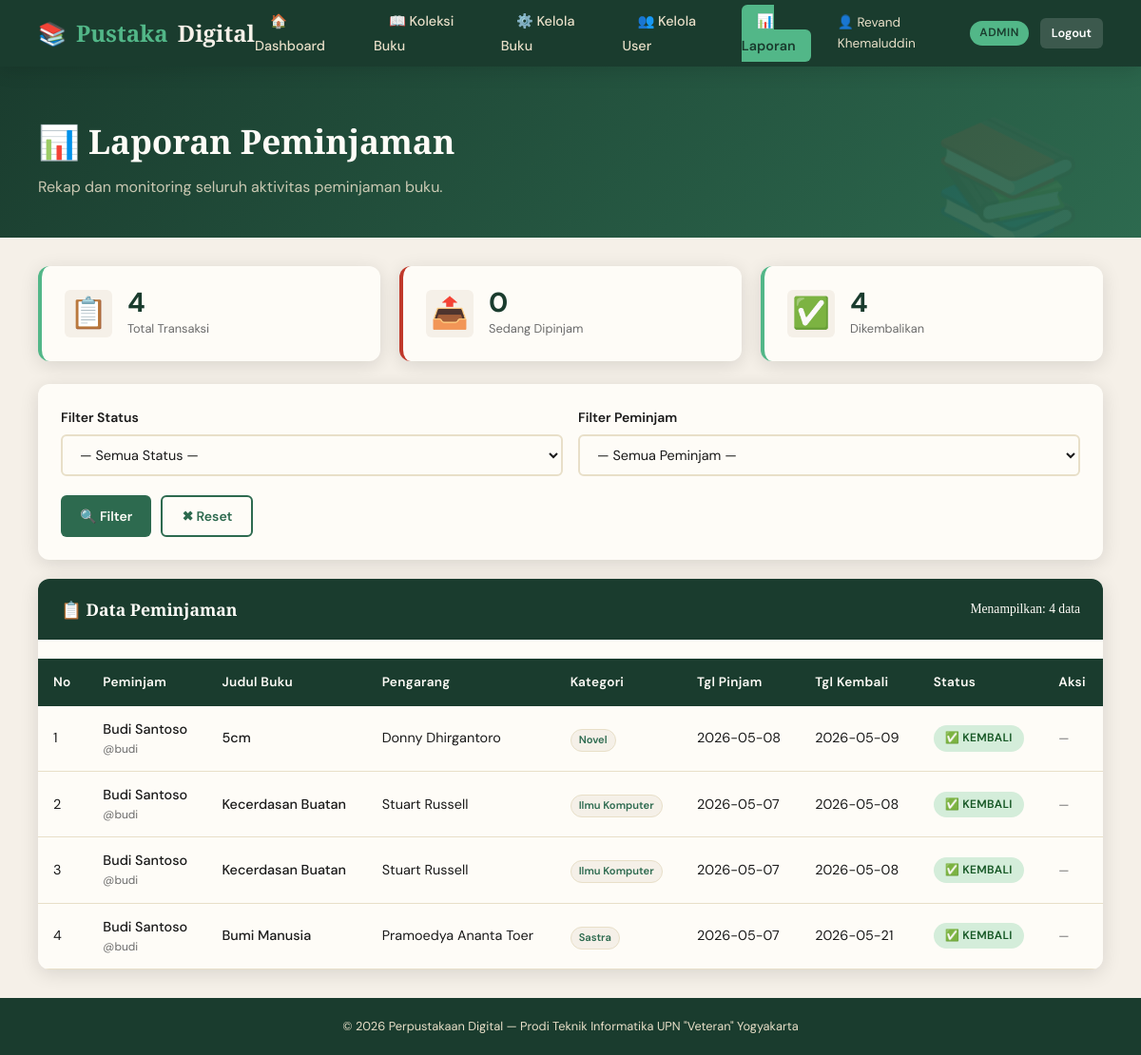
Page /laporan.php (signed in) on the committed database.
### tables this page shows
CREATE TABLE `peminjaman` (
  `id_pinjam` int(5) NOT NULL,
  `id_user` int(5) NOT NULL,
  `id_buku` int(5) NOT NULL,
  `tgl_pinjam` date NOT NULL,
  `tgl_kembali` date NOT NULL,
  `status` enum('dipinjam','dikembalikan') NOT NULL DEFAULT 'dipinjam'
);

CREATE TABLE `users` (
  `id` int(5) NOT NULL,
  `username` varchar(50) NOT NULL,
  `password` varchar(100) NOT NULL,
  `nama` varchar(100) NOT NULL,
  `email` varchar(100) NOT NULL,
  `role` enum('admin','user') NOT NULL DEFAULT 'user',
  `tgl_daftar` date NOT NULL
);

CREATE TABLE `buku` (
  `id_buku` int(5) NOT NULL,
  `judul` varchar(150) NOT NULL,
  `pengarang` varchar(100) NOT NULL,
  `penerbit` varchar(100) NOT NULL,
  `tahun_terbit` year(4) NOT NULL,
  `kategori` varchar(50) NOT NULL,
  `stok` int(3) NOT NULL DEFAULT 1,
  `cover` varchar(200) DEFAULT NULL
);

### laporan.php (the view, shortened to what this page needs)
<?php
include 'koneksi.php';
$where = "WHERE 1=1";
$query_laporan = mysqli_query($konek, "
    SELECT p.*, u.nama as nama_user, u.username,
           b.judul as judul_buku, b.pengarang, b.kategori
    FROM peminjaman p
    JOIN users u ON p.id_user = u.id
    JOIN buku b ON p.id_buku = b.id_buku
    $where
    ORDER BY p.id_pinjam DESC
");
$total_semua    = mysqli_num_rows(mysqli_query($konek, "SELECT * FROM peminjaman"));
$total_pinjam   = mysqli_num_rows(mysqli_query($konek, "SELECT * FROM peminjaman WHERE status='dipinjam'"));
$total_kembali  = mysqli_num_rows(mysqli_query($konek, "SELECT * FROM peminjaman WHERE status='dikembalikan'"));
include 'header.php';
?>
<div class="page-hero">
    <h1>📊 Laporan Peminjaman</h1>
    <p>Rekap dan monitoring seluruh aktivitas peminjaman buku.</p>
</div>
<div class="container fade-in">
    <div class="stats-grid" style="grid-template-columns: repeat(3, 1fr); margin-bottom:24px;">
        <div class="stat-card">
            <div class="stat-icon">📋</div>
            <div class="stat-info">
                <h3><?php echo $total_semua; ?></h3>
                <p>Total Transaksi</p>
            </div>
        </div>
        <div class="stat-card merah">
            <div class="stat-icon">📤</div>
            <div class="stat-info">
                <h3><?php echo $total_pinjam; ?></h3>
                <p>Sedang Dipinjam</p>
            </div>
        </div>
        <div class="stat-card">
            <div class="stat-icon">✅</div>
            <div class="stat-info">
                <h3><?php echo $total_kembali; ?></h3>
                <p>Dikembalikan</p>
            </div>
        </div>
    </div>
    <div class="card mb-20">
        <div class="card-body">
            <form method="GET" action="laporan.php">
                <div class="form-row">
                    <div class="form-group" style="margin-bottom:0;">
                        <label>Filter Status</label>
                        <select name="status">
                            <option value="">— Semua Status —</option>
                        </select>
                    </div>
                    <div class="form-group" style="margin-bottom:0;">
                        <label>Filter Peminjam</label>
                        <select name="user">
                            <option value="">— Semua Peminjam —</option>
                        </select>
                    </div>
                </div>
                <div class="mt-20" style="display:flex; gap:10px;">
                    <button type="submit" class="btn btn-primary">🔍 Filter</button>
                    <a href="laporan.php" class="btn btn-outline">✖ Reset</a>
                </div>
            </form>
        </div>
    </div>
    <div class="card">
        <div class="card-header flex-between" style="display:flex; align-items:center; justify-content:space-between;">
            <span>📋 Data Peminjaman</span>
            <span style="font-size:0.85rem; font-weight:400;">
                Menampilkan: <?php echo mysqli_num_rows($query_laporan); ?> data
            </span>
        </div>
        <div class="card-body" style="padding:0;">
            <div class="table-wrap">
            <table>
                <thead>
                    <tr>
                        <th>No</th>
                        <th>Peminjam</th>
                        <th>Judul Buku</th>
                        <th>Pengarang</th>
                        <th>Kategori</th>
                        <th>Tgl Pinjam</th>
                        <th>Tgl Kembali</th>
                        <th>Status</th>
                        <th>Aksi</th>
                    </tr>
                </thead>
                <tbody>
                <?php
                $no = 1;
                while ($data = mysqli_fetch_array($query_laporan)) {
                    if ($data['status'] == 'dipinjam') {
                        $badge = '<span class="badge badge-merah">📤 Dipinjam</span>';
                    } else {
                        $badge = '<span class="badge badge-hijau">✅ Kembali</span>';
                    }
                ?>
                    <tr>
                        <td><?php echo $no++; ?></td>
                        <td>
                            <div style="font-weight:500;"><?php echo $data['nama_user']; ?></div>
                            <div style="font-size:0.75rem; color:var(--teks-abu);">@<?php echo $data['username']; ?></div>
                        </td>
                        <td style="font-weight:500;"><?php echo $data['judul_buku']; ?></td>
                        <td><?php echo $data['pengarang']; ?></td>
                        <td><span class="buku-kategori"><?php echo $data['kategori']; ?></span></td>
                        <td><?php echo $data['tgl_pinjam']; ?></td>
                        <td><?php echo $data['tgl_kembali']; ?></td>
                        <td><?php echo $badge; ?></td>
                        <td>
                            <?php if ($data['status'] == 'dipinjam') { ?>
                                <a href="kembalikan.php?id=<?php echo $data['id_pinjam']; ?>"
                                   onclick="return confirm('Konfirmasi pengembalian buku ini?')"
                                   class="btn btn-sm btn-primary">↩️ Proses Kembali</a>
                            <?php } else { ?>
                                <span style="color:var(--teks-abu); font-size:0.8rem;">—</span>
                            <?php } ?>
                        </td>
                    </tr>
                <?php } ?>
                </tbody>
            </table>
            </div>
        </div>
    </div>
</div>
<?php include 'footer.php'; ?>

### style.css (style rules this page uses)
:root { --hijau-tua: #1a3c2e; --hijau-mid: #2d6a4f; --hijau-muda: #52b788; --krem: #f5f0e8; --krem-gelap: #e8dfc8; --coklat: #8b5e3c; --coklat-muda: #c9956c; --putih: #fefcf7; --teks-gelap: #1a1a1a; --teks-abu: #6b6b6b; --merah: #c0392b; --kuning: #f39c12; --shadow: 0 4px 20px rgba(0,0,0,0.12); --shadow-lg: 0 8px 40px rgba(0,0,0,0.18); --radius: 12px; --radius-sm: 6px; }
* { margin: 0; padding: 0; box-sizing: border-box; }
body { font-family: 'DM Sans', sans-serif; background-color: var(--krem); color: var(--teks-gelap); line-height: 1.6; min-height: 100vh; }
.page-hero { background: linear-gradient(135deg, var(--hijau-tua) 0%, var(--hijau-mid) 100%); padding: 50px 40px 40px; color: var(--putih); position: relative; overflow: hidden; }
.page-hero::before { content: '📚'; position: absolute; right: 60px; top: 20px; font-size: 8rem; opacity: 0.08; }
.page-hero h1 { font-family: 'Playfair Display', serif; font-size: 2.2rem; font-weight: 700; margin-bottom: 8px; }
.page-hero p { color: var(--krem-gelap); font-size: 1rem; opacity: 0.85; }
.container { max-width: 1200px; margin: 0 auto; padding: 30px 40px; }
.card { background: var(--putih); border-radius: var(--radius); box-shadow: var(--shadow); overflow: hidden; transition: transform 0.2s, box-shadow 0.2s; }
.card-header { background: var(--hijau-tua); color: var(--putih); padding: 18px 24px; font-family: 'Playfair Display', serif; font-size: 1.1rem; font-weight: 600; }
.card-body { padding: 24px; }
.stats-grid { display: grid; grid-template-columns: repeat(auto-fit, minmax(200px, 1fr)); gap: 20px; margin-bottom: 30px; }
.stat-card { background: var(--putih); border-radius: var(--radius); padding: 24px; box-shadow: var(--shadow); border-left: 4px solid var(--hijau-muda); display: flex; align-items: center; gap: 16px; }
.stat-card.merah { border-left-color: var(--merah); }
.stat-icon { font-size: 2rem; width: 50px; height: 50px; display: flex; align-items: center; justify-content: center; background: var(--krem); border-radius: var(--radius-sm); }
.stat-info h3 { font-size: 1.8rem; font-weight: 700; color: var(--hijau-tua); line-height: 1; }
.stat-info p { font-size: 0.8rem; color: var(--teks-abu); margin-top: 3px; }
.table-wrap { overflow-x: auto; }
table { width: 100%; border-collapse: collapse; font-size: 0.9rem; }
thead tr { background: var(--hijau-tua); color: var(--putih); }
thead th { padding: 14px 16px; text-align: left; font-weight: 600; font-size: 0.85rem; letter-spacing: 0.3px; }
tbody tr { border-bottom: 1px solid var(--krem-gelap); transition: background 0.15s; }
tbody td { padding: 13px 16px; vertical-align: middle; }
.badge { display: inline-block; padding: 4px 12px; border-radius: 20px; font-size: 0.75rem; font-weight: 600; text-transform: uppercase; letter-spacing: 0.3px; }
.badge-hijau { background: #d4edda; color: #155724; }
.btn { display: inline-flex; align-items: center; gap: 6px; padding: 9px 20px; border: none; border-radius: var(--radius-sm); font-family: 'DM Sans', sans-serif; font-size: 0.875rem; font-weight: 600; cursor: pointer; text-decoration: none; transition: all 0.2s; white-space: nowrap; }
.btn-primary { background: var(--hijau-mid); color: var(--putih); }
.btn-outline { background: transparent; color: var(--hijau-mid); border: 2px solid var(--hijau-mid); }
.form-group { margin-bottom: 18px; }
.form-group label { display: block; font-size: 0.875rem; font-weight: 600; color: var(--teks-gelap); margin-bottom: 6px; }
.form-group input, .form-group select, .form-group textarea { width: 100%; padding: 10px 14px; border: 2px solid var(--krem-gelap); border-radius: var(--radius-sm); font-family: 'DM Sans', sans-serif; font-size: 0.9rem; color: var(--teks-gelap); background: var(--putih); transition: border-color 0.2s; outline: none; }
.form-row { display: grid; grid-template-columns: 1fr 1fr; gap: 16px; }
.buku-kategori { display: inline-block; background: var(--krem); color: var(--hijau-mid); font-size: 0.7rem; font-weight: 600; padding: 2px 8px; border-radius: 20px; border: 1px solid var(--krem-gelap); margin-top: 4px; }
.fade-in { animation: fadeIn 0.4s ease forwards; }
.mt-20 { margin-top: 20px; }
.mb-20 { margin-bottom: 20px; }
.flex-between { display: flex; align-items: center; justify-content: space-between; flex-wrap: wrap; gap: 12px; margin-bottom: 20px; }

### rows in the picture
peminjaman: id_user.nama "Budi Santoso", id_user.username "budi", id_buku.judul "5cm", id_buku.pengarang "Donny Dhirgantoro", id_buku.kategori "Novel", tgl_pinjam "2026-05-08", tgl_kembali "2026-05-09", status "✅ KEMBALI"
peminjaman: id_user.nama "Budi Santoso", id_user.username "budi", id_buku.judul "Kecerdasan Buatan", id_buku.pengarang "Stuart Russell", id_buku.kategori "Ilmu Komputer", tgl_pinjam "2026-05-07", tgl_kembali "2026-05-08", status "✅ KEMBALI"
peminjaman: id_user.nama "Budi Santoso", id_user.username "budi", id_buku.judul "Kecerdasan Buatan", id_buku.pengarang "Stuart Russell", id_buku.kategori "Ilmu Komputer", tgl_pinjam "2026-05-07", tgl_kembali "2026-05-08", status "✅ KEMBALI"
peminjaman: id_user.nama "Budi Santoso", id_user.username "budi", id_buku.judul "Bumi Manusia", id_buku.pengarang "Pramoedya Ananta Toer", id_buku.kategori "Sastra", tgl_pinjam "2026-05-07", tgl_kembali "2026-05-21", status "✅ KEMBALI"

### other values in the picture
$_SESSION['nama'] "Revand Khemaluddin"
$_SESSION['role'] "ADMIN"
$total_semua "4"
$total_pinjam "0"
$total_kembali "4"
mysqli_num_rows($query_laporan) "4"
